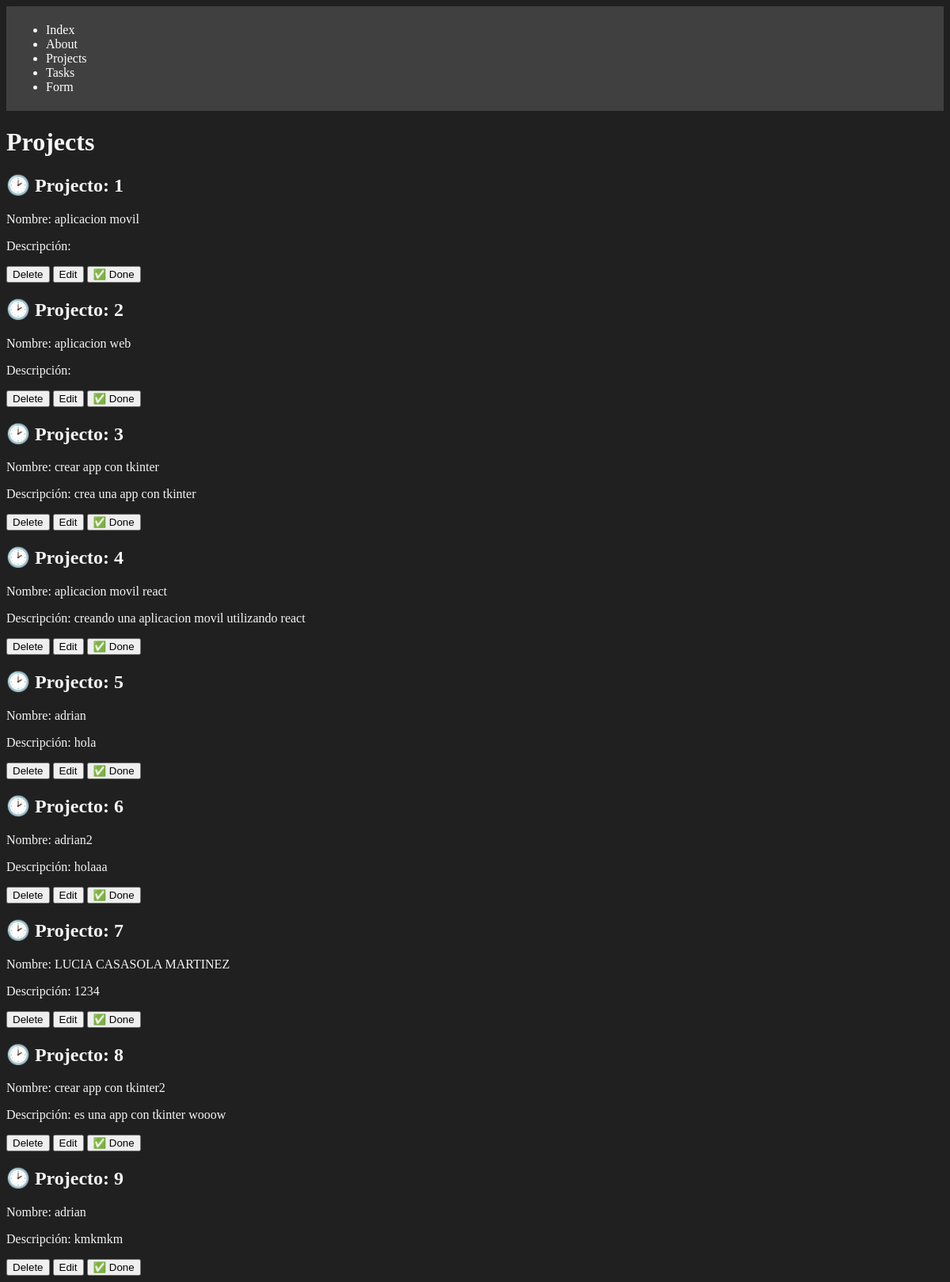
/projects/, run on the app's committed database.
### myapp/models.py (models this page shows, shortened)
class Project(models.Model):
    name = models.CharField(max_length=200)
    description = models.TextField()
    done = models.BooleanField(default=False)

### myapp/views.py (the view)
# urls.py: path('projects/', views.projects, name='projects'),
def projects(request):
    projects = list(Project.objects.values())
    return render(request, 'projects.html', {'projects': projects})

### myapp/templates/projects.html
{% extends 'layout/base.html' %}
{% block content %}
<h1>Projects</h1>
{% for project in projects %}
<div>
    <h2> {% if project.done %}✅ {% else %} 🕑 {% endif %}
        Projecto: {{ project.id }}</h2>
    <p>Nombre: {{ project.name }}</p>
    <p>Descripción: {{ project.description }}</p>
    <button>Delete</button>
    <button>Edit</button>
    <button>✅ Done</button>
</div>
{% endfor %}
{% endblock %}

### myapp/templates/layout/base.html (shortened to what this page needs)
{% load static %}
<!DOCTYPE html>
<html lang="en">
<head>
    <link rel="stylesheet" href="{% static 'index.css' %}">
</head>
<body>
    <nav class="vanbar">
        <ul>
            <li><a href="{% url 'index' %}">Index</a></li>
            <li><a href="{% url 'about' %}">About</a></li>
            <li><a href="{% url 'projects' %}">Projects</a></li>
            <li><a href="{% url 'tasks' %}">Tasks</a></li>
            <li><a href="{% url 'form' %}">Form</a></li>
        </ul>
    </nav>
    {% block content %}{% endblock %}
</body>
</html>

### myapp/static/index.css (style rules this page uses)
body { background-color : #202020; color: whitesmoke; }
.vanbar { background-color: #404040; padding: 5px 10px; }
.vanbar ul li a { color: white; text-decoration: none; }

### data on the page
Project: id "1", name "aplicacion movil"
Project: id "2", name "aplicacion web"
Project: id "3", name "crear app con tkinter", description "crea una app con tkinter"
Project: id "4", name "aplicacion movil react", description "creando una aplicacion movil utilizando react"
Project: id "5", name "adrian", description "hola"
Project: id "6", name "adrian2", description "holaaa"
Project: id "7", name "LUCIA CASASOLA MARTINEZ", description "1234"
Project: id "8", name "crear app con tkinter2", description "es una app con tkinter wooow"
Project: id "9", name "adrian", description "kmkmkm"
